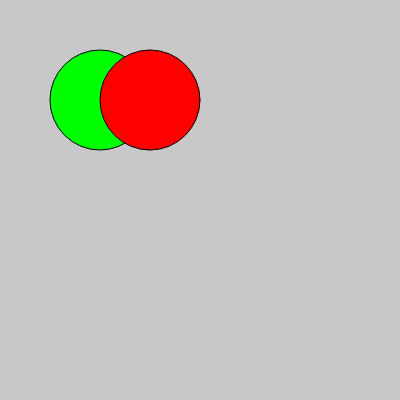
Frame 1 (no input)
Frame 60 (no input): identical to frame 1, image omitted
Frame 120 (the mouse pressed at the canvas centre since frame 60): identical to frame 1, image omitted

The p5.js sketch that drew this single still picture (run headless with seeded random() and noise() and a simulated clock; from frame 60 on, the mouse is pressed at the canvas centre):

// p5.js sketch
// ── sketch.js
function setup() {
  createCanvas(400, 400);
}

function draw() {
  background(200);
  fill (0, 255, 0);
  ellipse(100, 100, 100, 100);
  fill(255, 0, 0);
  ellipse(150, 100, 100, 100);
}
